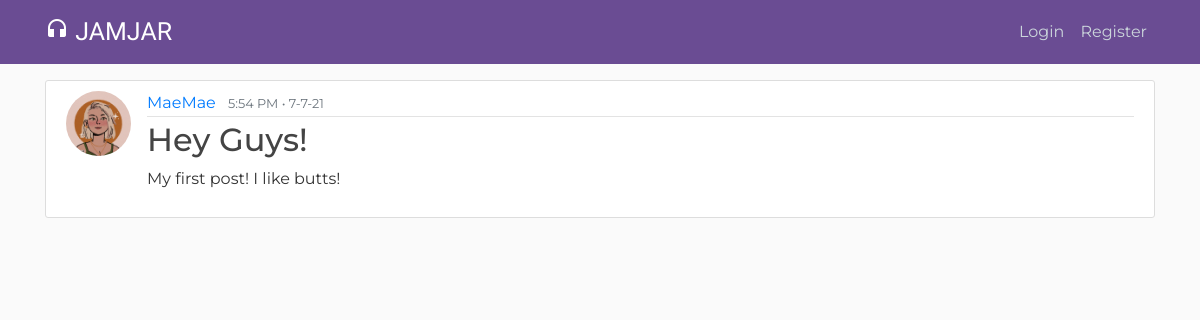
Screenshot of /post/3/ with the database file from the repository.
### blog/models.py (models this page shows, shortened)
class Post(models.Model):
    title = models.CharField(max_length = 100)
    content = models.TextField()
    date_posted = models.DateTimeField(default=timezone.now)
    author = models.ForeignKey(User, on_delete = models.CASCADE)

### users/models.py (models this page shows, shortened)
class Profile(models.Model):
    user = models.OneToOneField(User, on_delete=models.CASCADE)
    image = models.ImageField(default='default.jpg', upload_to='profile_pics')

### blog/views.py (the view)
# urls.py: path('post/<int:pk>/', PostDetailView.as_view(), name = 'post-detail'),
class PostDetailView(DetailView):
    model = Post

### blog/templates/blog/post_detail.html (shortened to what this page needs)
{% extends "blog/base.html" %}
{% block content %}
    <article class="media content-section">
        <img class = "rounded-circle article-img" src = "{{ object.author.profile.image.url }}">
        <div class="media-body">
            <div class="article-metadata">
                <a class="mr-2" href="#">{{ object.author }}</a>
                <small class="text-muted">{{ object.date_posted|date:"g:i A • n-j-y" }}</small>
            </div>
            <h2 class="article-title">{{ object.title }}</h2>
            <p class="article-content">{{ object.content }}</p>
        </div>
    </article>
{% endblock content %}

### blog/static/blog/main.css (style rules this page uses)
body { background: #fafafa; color: #333333; margin-top: 5rem; font-family: 'Montserrat', sans-serif }
h1, h2, h3, h4, h5, h6 { color: #444444; }
.content-section { background: #ffffff; padding: 10px 20px; border: 1px solid #dddddd; border-radius: 3px; margin-bottom: 20px; }
.article-title { color: #444444; }
.article-content { white-space: pre-line; }
.article-img { height: 65px; width: 65px; margin-right: 16px; }
.article-metadata { padding-bottom: 1px; margin-bottom: 4px; border-bottom: 1px solid #e3e3e3 }

### rows the page displays
Post: author.profile.image (picture), author "MaeMae", date_posted "5:54 PM • 7-7-21", title "Hey Guys!", content "My first post! I like butts!"
